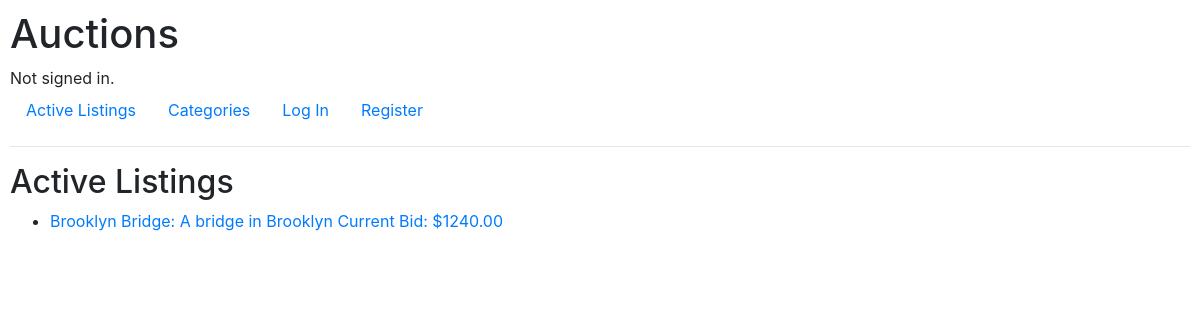
/, run on an earlier commit of the app's database.
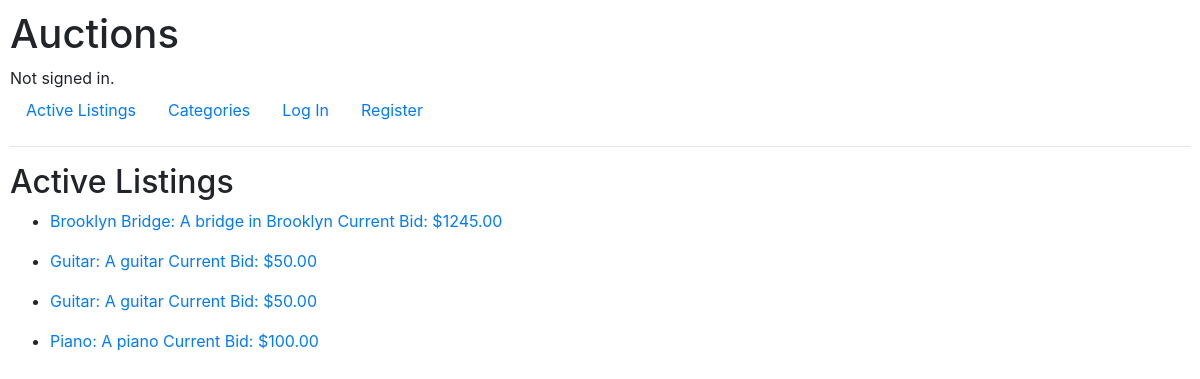
And on a later commit of the database.
### auctions/models.py (models this page shows)
class Listing(models.Model):
    title = models.CharField(max_length=64)
    description = models.CharField(max_length=512)
    starting_bid = models.DecimalField(max_digits=8, decimal_places=2)
    category = models.CharField(max_length=64, blank=True, null=True)
    current_bid = models.DecimalField(max_digits=8, decimal_places=2, blank=True, null=True)
    active = models.BooleanField(blank=True, null=True, default=True)
    lister = models.ForeignKey(User, on_delete=models.CASCADE, related_name='listed_items', blank=True, null=True, default=None)
    winner = models.ForeignKey(User, on_delete=models.CASCADE, related_name='won_items', blank=True, null=True, default=None)
    watcher = models.ManyToManyField(User, blank=True, related_name='watched_items')
    def __str__(self):
        return f'{self.title}: {self.description}\nCurrent Bid: ${self.current_bid}'

### auctions/views.py (the view)
# urls.py: path("", views.index, name="index"),
def index(request):
    listings = Listing.objects.all()
    return render(request, "auctions/index.html", get_index_view_context(listings))

### auctions/views.py (called while the page is built)
def get_index_view_context(listings, sub_index=None):
    return {
        'listings': listings,
        'sub_index': sub_index
    }

### auctions/templates/auctions/index.html
{% extends "auctions/layout.html" %}
{% block body %}
<h2>Active {% if sub_index %}{{ sub_index }}{% endif %} Listings</h2>
    {% for listing in listings %}
        <ul>
            {% if listing.active %}
                <li>
                    <a href = "{% url 'listing_view' listing.id %}">
                        {{ listing }}
                    </a>
                </li>
            {% endif %}
        </ul>
    {% empty %}
        No Listings
    {% endfor %}
{% endblock %}

### auctions/templates/auctions/layout.html (shortened to what this page needs)
{% load static %}
<!DOCTYPE html>
<html lang="en">
    <head>
        <link rel="stylesheet" href="https://stackpath.bootstrapcdn.com/bootstrap/4.4.1/css/bootstrap.min.css">
        <link href="{% static 'auctions/styles.css' %}" rel="stylesheet">
    </head>
    <body>
        <h1>Auctions</h1>
        <div>
            {% if user.is_authenticated %}
                Signed in as <strong>{{ user.username }}</strong>.
            {% else %}
                Not signed in.
            {% endif %}
        </div>
        <ul class="nav">
            <li class="nav-item">
                <a class="nav-link" href="{% url 'index' %}">Active Listings</a>
            </li>
            <li class="nav-item">
                <a class="nav-link" href="{% url 'categories_view' %}">Categories</a>
            </li>
            {% if user.is_authenticated %}
                <li class="nav-item">
                    <a class="nav-link" href="{% url 'create' %}">Create New Listing</a>
                </li>
                <li class="nav-item">
                    <a class="nav-link" href="{% url 'watchlist_view' user.id %}">Watchlist</a>
                </li>
                <li class="nav-item">
                    <a class="nav-link" href="{% url 'logout' %}">Log Out</a>
                </li>
            {% else %}
                <li class="nav-item">
                    <a class="nav-link" href="{% url 'login' %}">Log In</a>
                </li>
                <li class="nav-item">
                    <a class="nav-link" href="{% url 'register' %}">Register</a>
                </li>
            {% endif %}
        </ul>
        <hr>
        {% block body %}
        {% endblock %}
    </body>
</html>

### auctions/static/auctions/styles.css (style rules this page uses)
body { padding: 10px; }

What changed in the data, as far as the page shows it:
changed Listing: title+description+current_bid "Brooklyn Bridge: A bridge in Brooklyn Current Bid: $1240.00" → "Brooklyn Bridge: A bridge in Brooklyn Current Bid: $1245.00"
added Listing: title+description+current_bid "Guitar: A guitar Current Bid: $50.00"
added Listing: title+description+current_bid "Guitar: A guitar Current Bid: $50.00"
added Listing: title+description+current_bid "Piano: A piano Current Bid: $100.00"
